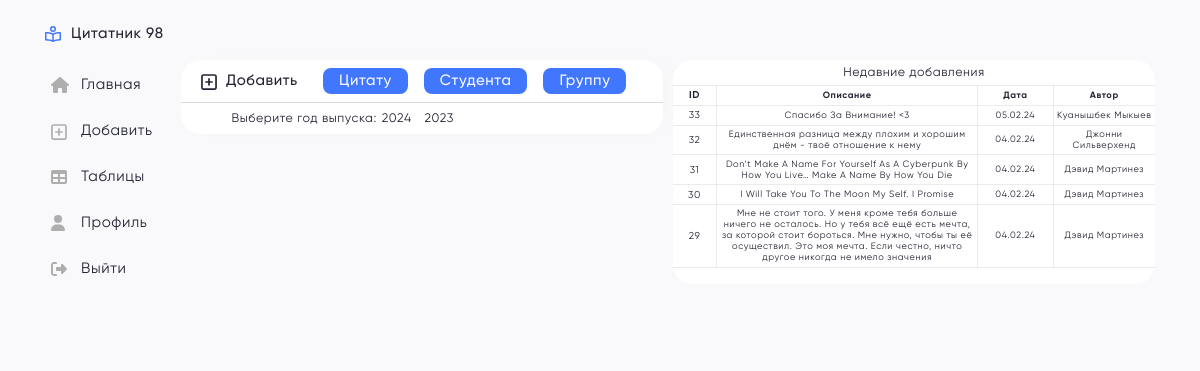
/create.php?act=post (signed in), run on the app's committed database.
### tables this page shows
CREATE TABLE IF NOT EXISTS `posts` (
  `id_post` int(11) NOT NULL AUTO_INCREMENT,
  `description` text NOT NULL,
  `time` timestamp NOT NULL DEFAULT CURRENT_TIMESTAMP,
  `status` enum('активен','скрыт') DEFAULT NULL,
  `id_user` int(11) NOT NULL,
  PRIMARY KEY (`id_post`),
  KEY `fk_posts_users` (`id_user`),
  CONSTRAINT `fk_posts_users` FOREIGN KEY (`id_user`) REFERENCES `users` (`id_user`)
);

CREATE TABLE IF NOT EXISTS `users` (
  `id_user` int(11) NOT NULL AUTO_INCREMENT,
  `name` varchar(40) NOT NULL,
  `surname` varchar(40) NOT NULL,
  `email` varchar(70) DEFAULT NULL,
  `password` varchar(255) DEFAULT NULL,
  `photo` varchar(255) DEFAULT 'default_ava.jpg',
  `id_group` int(11) NOT NULL,
  `id_role` int(11) DEFAULT NULL,
  PRIMARY KEY (`id_user`) USING BTREE,
  UNIQUE KEY `unique_email` (`email`),
  KEY `fk_users_groups` (`id_group`) USING BTREE,
  KEY `fk_users_roles` (`id_role`),
  CONSTRAINT `fk_users_groups` FOREIGN KEY (`id_group`) REFERENCES `groups` (`id_group`),
  CONSTRAINT `fk_users_roles` FOREIGN KEY (`id_role`) REFERENCES `roles` (`id_role`)
);

### includes/mini-table/posts.php (the view)
</div>
<div class="table-mini">
    <h3 class="table-mini_title">Недавние добавления</h3>
    <table class="table-mini_content">
        <thead class=" table_block">
            <tr class="table_row fz-10">
                <th class="table_cell id">ID</th>
                <th class="table_cell post-desc">Описание</th>
                <th class="table_cell created-at">Дата</th>
                <th class="table_cell author">Автор</th>
            </tr>
        </thead>
        <tbody class="table_block">
            <?php
            $select_posts = "SELECT posts.id_post, posts.description, DATE_FORMAT(posts.time, '%d.%m.%y') AS post_time, users.name, users.surname
            FROM posts JOIN users ON posts.id_user = users.id_user ORDER BY id_post DESC LIMIT 5;";
            if (mysqli_query($connection, $select_posts)) {
                $result_selected_posts = mysqli_query($connection, $select_posts);
                while ($row = mysqli_fetch_assoc($result_selected_posts)) {
            ?>
                    <tr class="table_row fz-10">
                        <td class="table_cell id"><?= $row['id_post'] ?></td>
                        <td class="table_cell"><?= $row['description'] ?></td>
                        <td class="table_cell"><?php echo substr($row['post_time'], 0, 10); ?></td>
                        <td class="table_cell"><?php echo $row['name'] . " "  . $row['surname'] ?></td>
                    </tr>
                <?php } ?>
            <?php } ?>
        </tbody>
    </table>
    <h3 class="table-mini_title bottom-border">Граница</h3>
</div>

### assets/css/style.css (style rules this page uses)
.body { background-color: #F9F9FC; }
.table_row { font-size: 0.75rem; }
.table_cell { padding: 0.2125rem; text-align: center; border: 1px solid rgba(204, 204, 204, 0.4); max-width: 150px; overflow: hidden; text-overflow: ellipsis; word-wrap: break-word; }
.table_cell:first-child { border-left: none; }
.table_cell:last-child { border-right: none; }
.table_block { border-bottom: 1px solid black; }
.id { width: 5%; font-size: 0.625rem; }
.post-desc { width: 30%; }
.created-at { width: 7%; }
.author { width: 8%; }
.table-mini { background-color: #fff; width: 100%; max-width: 484px; border-radius: 1.25rem; align-self: flex-start; }
.table-mini_title { font-size: clamp(0.4375rem, 0.2917rem + 0.7778vw, 0.775rem); text-align: center; padding: 5px; }
.table-mini_content { border-collapse: collapse; }
.fz-10 { font-size: clamp(0.375rem, 0.3147rem + 0.3448vw, 0.625rem); }
.bottom-border { user-select: none; color: #fff; font-size: 0.3125rem; }

### data on the page
posts: id_post "33", description "Спасибо За Внимание! <3", post_time "05.02.24", id_user.name "Куанышбек", id_user.surname "Мыкыев"
posts: id_post "32", description "Единственная разница между плохим и хорошим днём - твоё отношение к нему", post_time "04.02.24", id_user.name "Джонни", id_user.surname "Сильверхенд"
posts: id_post "31", description "Don’t Make A Name For Yourself As A Cyberpunk By How You Live… Make A Name By How You Die", post_time "04.02.24", id_user.name "Дэвид", id_user.surname "Мартинез"
posts: id_post "30", description "I Will Take You To The Moon My Self. I Promise", post_time "04.02.24", id_user.name "Дэвид", id_user.surname "Мартинез"
posts: id_post "29", description "Мне не стоит того. У меня кроме тебя больше ничего не осталось. Но у тебя всё ещё есть мечта, за которой стоит бороться. Мне нужно, чтобы ты её осуществил. Это моя мечта. Если честно, ничто другое никогда не имело значения", post_time "04.02.24", id_user.name "Дэвид", id_user.surname "Мартинез"

### other printed values
$year_grad "2024"
$year_grad "2023"
